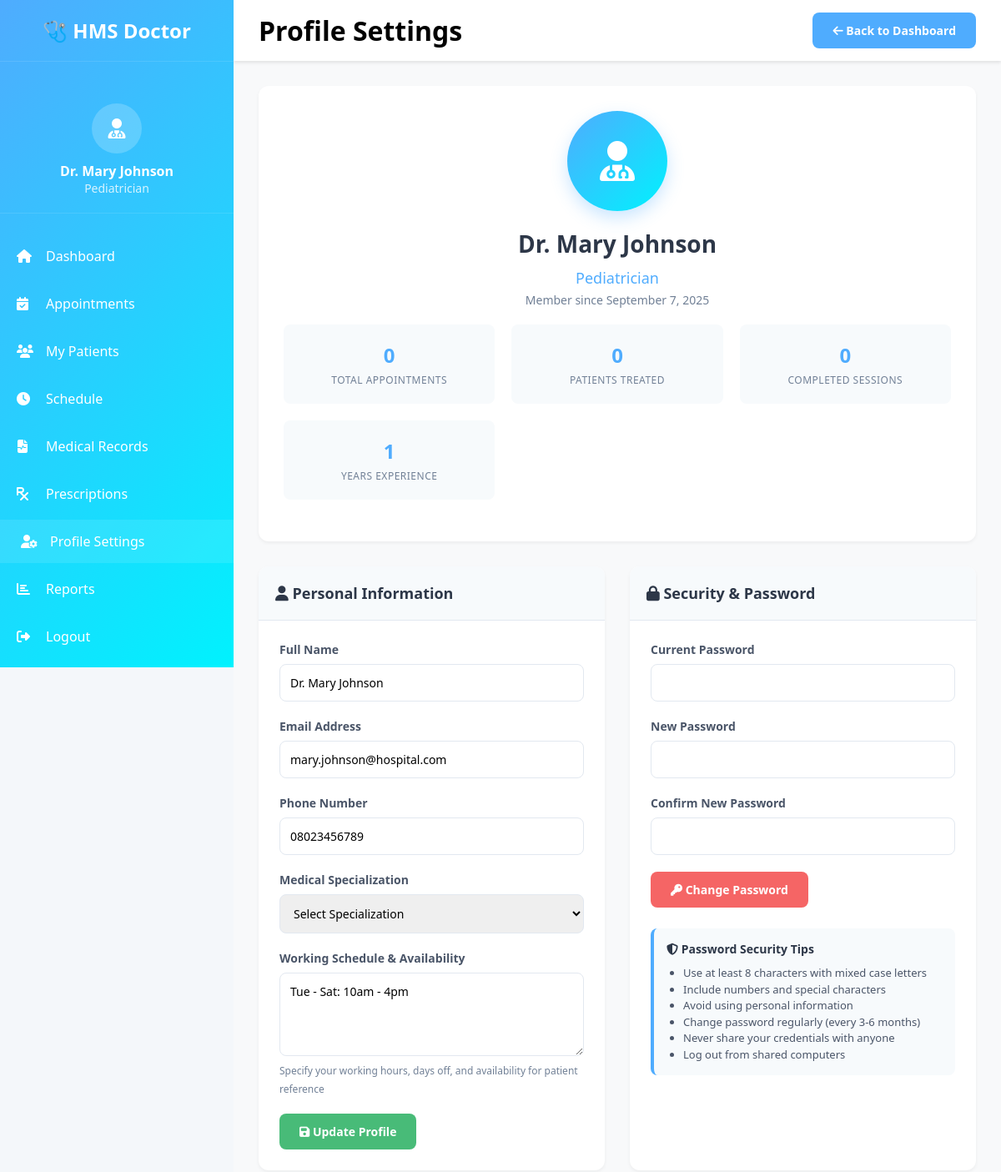
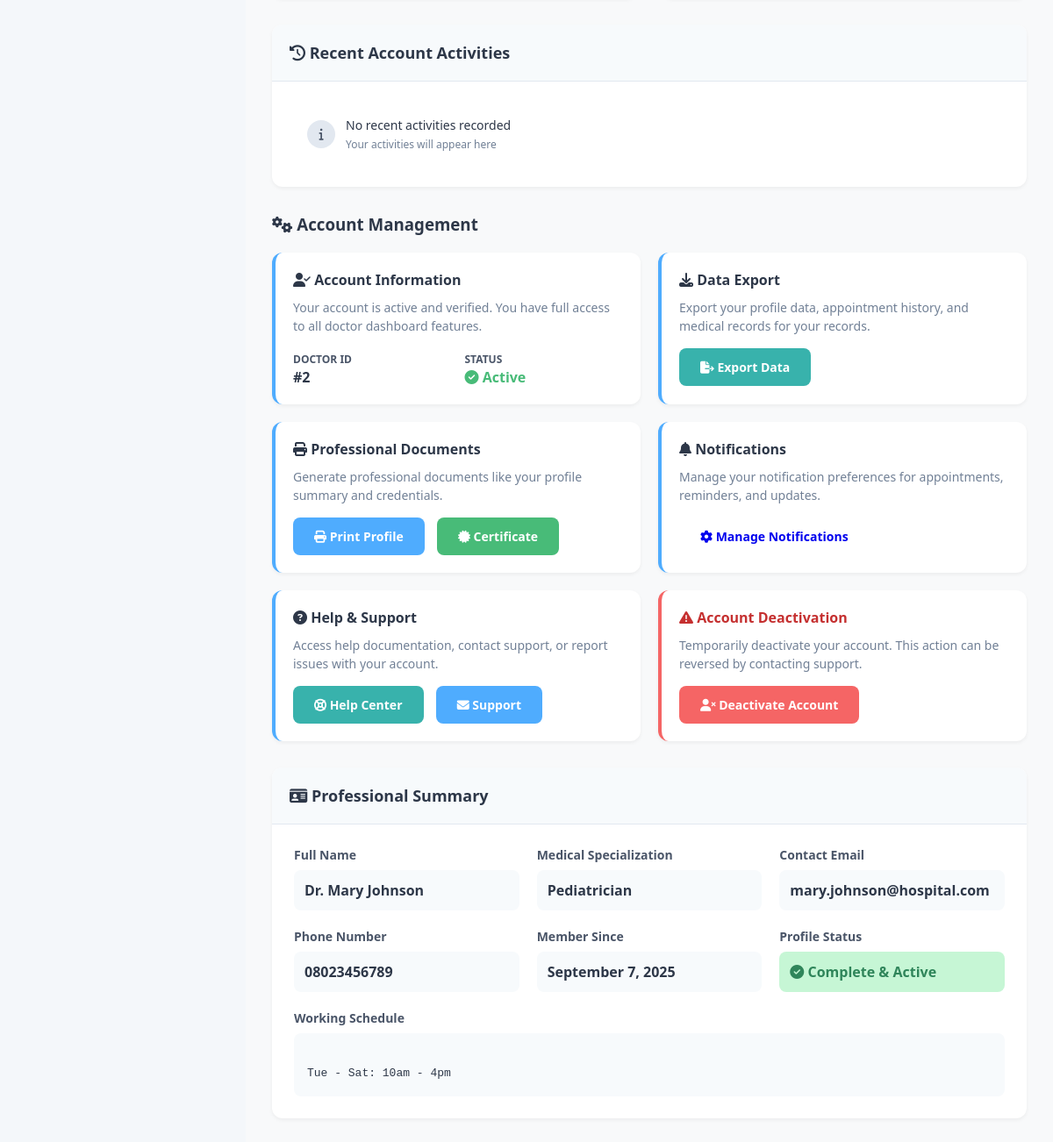
The app's page /dashboard/doctor_profile.php (signed in) with its own data (2 pictures, top to bottom).
### tables this page shows
CREATE TABLE `doctors` (
  `id` int(11) NOT NULL,
  `name` varchar(100) NOT NULL,
  `specialization` varchar(100) NOT NULL,
  `email` varchar(100) NOT NULL,
  `phone` varchar(20) NOT NULL,
  `schedule` text DEFAULT NULL,
  `created_at` timestamp NOT NULL DEFAULT current_timestamp()
);

### dashboard/doctor_profile.php (the view, shortened to what the rows shown need)
<?php
include("../includes/db.php");
$user_id = $_SESSION['user_id'];
$doctor_sql = $conn->prepare("SELECT id, name, specialization, email, phone, schedule, created_at FROM doctors WHERE id = ?");
$doctor_sql->bind_param("i", $user_id);
$doctor_sql->execute();
$doctor = $doctor_sql->get_result()->fetch_assoc();
?>
<!DOCTYPE html>
<html lang="en">
<head>
    <link rel="stylesheet" href="../assets/css/dashboard.css">
    <link rel="stylesheet" href="https://cdnjs.cloudflare.com/ajax/libs/font-awesome/6.4.0/css/all.min.css">
</head>
<body>
    <div class="doctor-sidebar">
        <div class="doctor-info">
            <div class="doctor-avatar">
                <i class="fas fa-user-md"></i>
            </div>
            <h4><?php echo htmlspecialchars($doctor['name']); ?></h4>
            <p style="opacity: 0.8; font-size: 14px;"><?php echo htmlspecialchars($doctor['specialization']); ?></p>
        </div>
    </div>
    <div class="doctor-main-content">
        <div class="doctor-topbar">
            <h1>Profile Settings</h1>
        </div>
        <div class="content-section">
            <div class="profile-header">
                <div class="profile-avatar-large">
                    <i class="fas fa-user-md"></i>
                </div>
                <h1 class="profile-name"><?php echo htmlspecialchars($doctor['name']); ?></h1>
                <p class="profile-specialization"><?php echo htmlspecialchars($doctor['specialization']); ?></p>
                <p class="profile-member-since">Member since <?php echo date('F j, Y', strtotime($doctor['created_at'])); ?></p>
                <div class="stats-overview">
                    <div class="stat-item">
                    </div>
                    <div class="stat-item">
                    </div>
                    <div class="stat-item">
                    </div>
                    <div class="stat-item">
                    </div>
                </div>
            </div>
            <div class="profile-sections">
                <div class="profile-card">
                    <div class="card-body">
                        <form method="POST">
                            <div class="form-group">
                                <label for="name">Full Name</label>
                                <input type="text" id="name" name="name" value="<?php echo htmlspecialchars($doctor['name']); ?>" required>
                            </div>
                            <div class="form-group">
                                <label for="email">Email Address</label>
                                <input type="email" id="email" name="email" value="<?php echo htmlspecialchars($doctor['email']); ?>" required>
                            </div>
                            <div class="form-group">
                                <label for="phone">Phone Number</label>
                                <input type="tel" id="phone" name="phone" value="<?php echo htmlspecialchars($doctor['phone']); ?>" required>
                            </div>
                            <div class="form-group">
                                <label for="schedule">Working Schedule & Availability</label>
                                <textarea id="schedule" name="schedule" placeholder="e.g., Monday-Friday: 9:00 AM - 5:00 PM, Saturday: 9:00 AM - 1:00 PM, Lunch: 1:00 PM - 2:00 PM"><?php echo htmlspecialchars($doctor['schedule'] ?? ''); ?></textarea>
                                <small style="color: #718096; font-size: 12px;">
                                    Specify your working hours, days off, and availability for patient reference
                                </small>
                            </div>
                        </form>
                    </div>
                </div>
            </div>
            <div class="additional-settings">
                <div class="settings-grid">
                    <div class="settings-item">
                        <div style="display: grid; grid-template-columns: 1fr 1fr; gap: 15px; margin-top: 15px;">
                            <div>
                                <strong style="color: #4a5568; font-size: 12px; text-transform: uppercase;">Doctor ID</strong>
                                <div style="color: #2d3748; font-weight: 600;">#<?php echo $doctor['id']; ?></div>
                            </div>
                        </div>
                    </div>
                </div>
            </div>
            <div class="profile-card" style="margin-top: 30px;">
                <div class="card-body">
                    <div style="display: grid; grid-template-columns: repeat(auto-fit, minmax(250px, 1fr)); gap: 20px;">
                        <div>
                            <label style="display: block; margin-bottom: 8px; color: #4a5568; font-weight: 600; font-size: 14px;">Full Name</label>
                            <div style="padding: 12px; background: #f7fafc; border-radius: 8px; color: #2d3748; font-weight: 600;">
                                <?php echo htmlspecialchars($doctor['name']); ?>
                            </div>
                        </div>
                        <div>
                            <label style="display: block; margin-bottom: 8px; color: #4a5568; font-weight: 600; font-size: 14px;">Medical Specialization</label>
                            <div style="padding: 12px; background: #f7fafc; border-radius: 8px; color: #2d3748; font-weight: 600;">
                                <?php echo htmlspecialchars($doctor['specialization']); ?>
                            </div>
                        </div>
                        <div>
                            <label style="display: block; margin-bottom: 8px; color: #4a5568; font-weight: 600; font-size: 14px;">Contact Email</label>
                            <div style="padding: 12px; background: #f7fafc; border-radius: 8px; color: #2d3748; font-weight: 600;">
                                <?php echo htmlspecialchars($doctor['email']); ?>
                            </div>
                        </div>
                        <div>
                            <label style="display: block; margin-bottom: 8px; color: #4a5568; font-weight: 600; font-size: 14px;">Phone Number</label>
                            <div style="padding: 12px; background: #f7fafc; border-radius: 8px; color: #2d3748; font-weight: 600;">
                                <?php echo htmlspecialchars($doctor['phone']); ?>
                            </div>
                        </div>
                        <div>
                            <label style="display: block; margin-bottom: 8px; color: #4a5568; font-weight: 600; font-size: 14px;">Member Since</label>
                            <div style="padding: 12px; background: #f7fafc; border-radius: 8px; color: #2d3748; font-weight: 600;">
                                <?php echo date('F j, Y', strtotime($doctor['created_at'])); ?>
                            </div>
                        </div>
                    </div>
                    <?php if ($doctor['schedule']): ?>
                    <div style="margin-top: 20px;">
                        <label style="display: block; margin-bottom: 8px; color: #4a5568; font-weight: 600; font-size: 14px;">Working Schedule</label>
                        <div style="padding: 15px; background: #f7fafc; border-radius: 8px; color: #2d3748; white-space: pre-line; font-family: monospace; line-height: 1.6;">
                            <?php echo htmlspecialchars($doctor['schedule']); ?>
                        </div>
                    </div>
                    <?php endif; ?>
                </div>
            </div>
        </div>
    </div>
</body>
</html>

### records on screen
doctors: name "Dr. Mary Johnson", specialization "Pediatrician", created_at "September 7, 2025", email "mary.johnson@hospital.com", phone "08023456789", schedule "Tue - Sat: 10am - 4pm", id "2"

### other values on screen
$profile_stats['total_appointments'] "0"
$profile_stats['total_patients'] "0"
$profile_stats['completed_appointments'] "0"
$experience_years "1"
